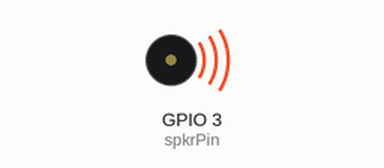
This sketch was run on a simulated ESP32. Parts: buzzer (waves = sounding).

Above: at 0.2 s.
At 7.5 s:
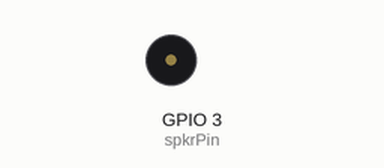
Timing chart, 0 to 11.8 s (numbered marks = the images above):
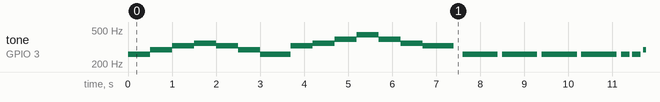

The sketch:

09_Speaker_kaerunouta.ino
```cpp
const int spkrPin = 3; //3:ConnectorA 4:ConnectorB

#define DO 261.6
#define _DO 277.18
#define RE 293.665
#define _RE 311.127
#define MI 329.63
#define FA 349.228
#define _FA 369.994
#define SO 391.995
#define _SO 415.305
#define RA 440
#define _RA 466.164
#define TI 493.883
#define octDO 523.251

void playmusic(){
  ledcWriteTone(spkrPin, DO);
  delay(500);
  ledcWriteTone(spkrPin, RE);
  delay(500);
  ledcWriteTone(spkrPin, MI);
  delay(500);
  ledcWriteTone(spkrPin, FA);
  delay(500);
  ledcWriteTone(spkrPin, MI);
  delay(500);
  ledcWriteTone(spkrPin, RE);
  delay(500);
  ledcWriteTone(spkrPin, DO);
  delay(700);
  ledcWriteTone(spkrPin, MI);
  delay(500);
  ledcWriteTone(spkrPin, FA);
  delay(500);
  ledcWriteTone(spkrPin, SO);
  delay(500);
  ledcWriteTone(spkrPin, RA);
  delay(500);
  ledcWriteTone(spkrPin, SO);
  delay(500);
  ledcWriteTone(spkrPin, FA);
  delay(500);
  ledcWriteTone(spkrPin, MI);
  delay(700);
  ledcWriteTone(spkrPin, 0);
  delay(200);
  ledcWriteTone(spkrPin, DO);
  delay(800);
  ledcWriteTone(spkrPin, 0);
  delay(100);
  ledcWriteTone(spkrPin, DO);
  delay(800);
  ledcWriteTone(spkrPin, 0);
  delay(100);
  ledcWriteTone(spkrPin, DO);
  delay(800);
  ledcWriteTone(spkrPin, 0);
  delay(100);
  ledcWriteTone(spkrPin, DO);
  delay(800);
  ledcWriteTone(spkrPin, 0);
  delay(100);
  ledcWriteTone(spkrPin, DO);
  delay(200);
  ledcWriteTone(spkrPin, 0);
  delay(50);
  ledcWriteTone(spkrPin, DO);
  delay(200);
  ledcWriteTone(spkrPin, 0);
  delay(50);
  ledcWriteTone(spkrPin, RE);
  delay(200);
  ledcWriteTone(spkrPin, 0);
  delay(50);
  ledcWriteTone(spkrPin, RE);
  delay(200);
  ledcWriteTone(spkrPin, 0);
  delay(50);
  ledcWriteTone(spkrPin, MI);
  delay(200);
  ledcWriteTone(spkrPin, 0);
  delay(50);
  ledcWriteTone(spkrPin, MI);
  delay(200);
  ledcWriteTone(spkrPin, 0);
  delay(50);
  ledcWriteTone(spkrPin, FA);
  delay(200);
  ledcWriteTone(spkrPin, 0);
  delay(50);
  ledcWriteTone(spkrPin, FA);
  delay(200);
  ledcWriteTone(spkrPin, MI);
  delay(500);
  ledcWriteTone(spkrPin, RE);
  delay(500);
  ledcWriteTone(spkrPin, DO);
  delay(700);
  ledcWriteTone(spkrPin, 0);
  delay(250);
}

void setup() {
  pinMode(spkrPin, OUTPUT);
  ledcAttach(spkrPin, 12000, 8); //Pin setting(Pin num, Max frequency, Resolution)
}

void loop() {
  playmusic();
  delay(3000);
}
```

Measured:
- by itself, tone on GPIO 3 (spkrPin): plays 261 Hz for 0.50 s, 293 Hz for 0.50 s, 329 Hz for 0.50 s, 349 Hz for 0.50 s, 329 Hz for 0.50 s, 293 Hz for 0.50 s … (210 notes in this stretch)
